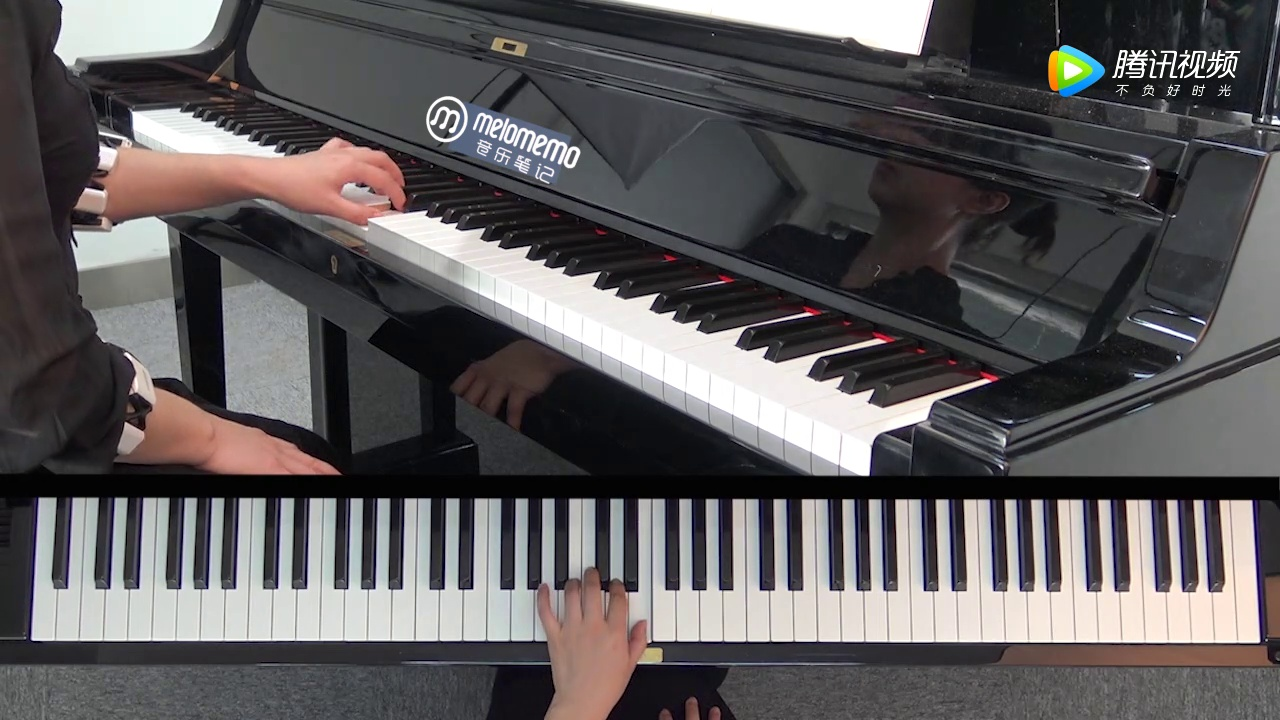
#> input picture 0146.jpg, 1280 x 720 px
$ python -i video2img.py   (imports and definitions only)
#> lines starting #> are read from the running program, lines starting #| are printed output that depends on the picture
import os
import cv2
from PIL import Image
import numpy as np
import argparse
from tqdm import tqdm

parser = argparse.ArgumentParser()
# [3 lines not run here, left out]

def img2video(path,size=(1280,720)):
    fourcc = cv2.VideoWriter_fourcc('m', 'p', '4', 'v')
    vw = cv2.VideoWriter('output.mp4', fourcc=fourcc, fps=25.0, frameSize=size)
    img_files = [os.path.join(path,x) for x in os.listdir(path)]
    img_files.sort()
    for file in img_files:
        f_read = cv2.imread(file)
        f_img = Image.fromarray(f_read)
        f_rs = f_img.resize(list(size),resample=Image.NONE)
        f_out = np.array(f_rs)
        vw.write(f_out)
    vw.release()


def readvideo2flipvideo(video_path,save_path):
#> called with video_path = '../../../0146.jpg', save_path = '../../../0146.jpg'
    capture = cv2.VideoCapture(video_path)
    if not capture.isOpened():
        raise ValueError('read video wrong')
    fps = capture.get(cv2.CAP_PROP_FPS)
    total_frames = int(capture.get(cv2.CAP_PROP_FRAME_COUNT))
    #print(fps)
    #return
    print(video_path)
    save_img_dir = os.path.join(os.path.split(save_path)[0],'images',os.path.basename(save_path).split('.')[0])
    if not os.path.exists(save_img_dir):
        os.makedirs(save_img_dir)
    else:return
    size = (int(capture.get(cv2.CAP_PROP_FRAME_WIDTH)),
            int(capture.get(cv2.CAP_PROP_FRAME_HEIGHT)))
    fourcc = cv2.VideoWriter_fourcc('m','p','4','v')
    videowriter = cv2.VideoWriter(save_path,fourcc=fourcc,fps=fps,frameSize=size)
    count = 0
    for idx in tqdm(range(total_frames)):
        ret,frame = capture.read()
        if not ret:
            break
        frame = cv2.flip(frame,-1)
        f_img = Image.fromarray(frame)
        f_re = f_img.resize(list(size),resample=Image.NONE)
        f_out = np.array(f_re)
        videowriter.write(f_out)
        save_img = os.path.join(save_img_dir,'{}.jpg'.format(str(count).zfill(4)))
        cv2.imwrite(save_img,f_out)
        count+=1
#> this loop made 1 pass
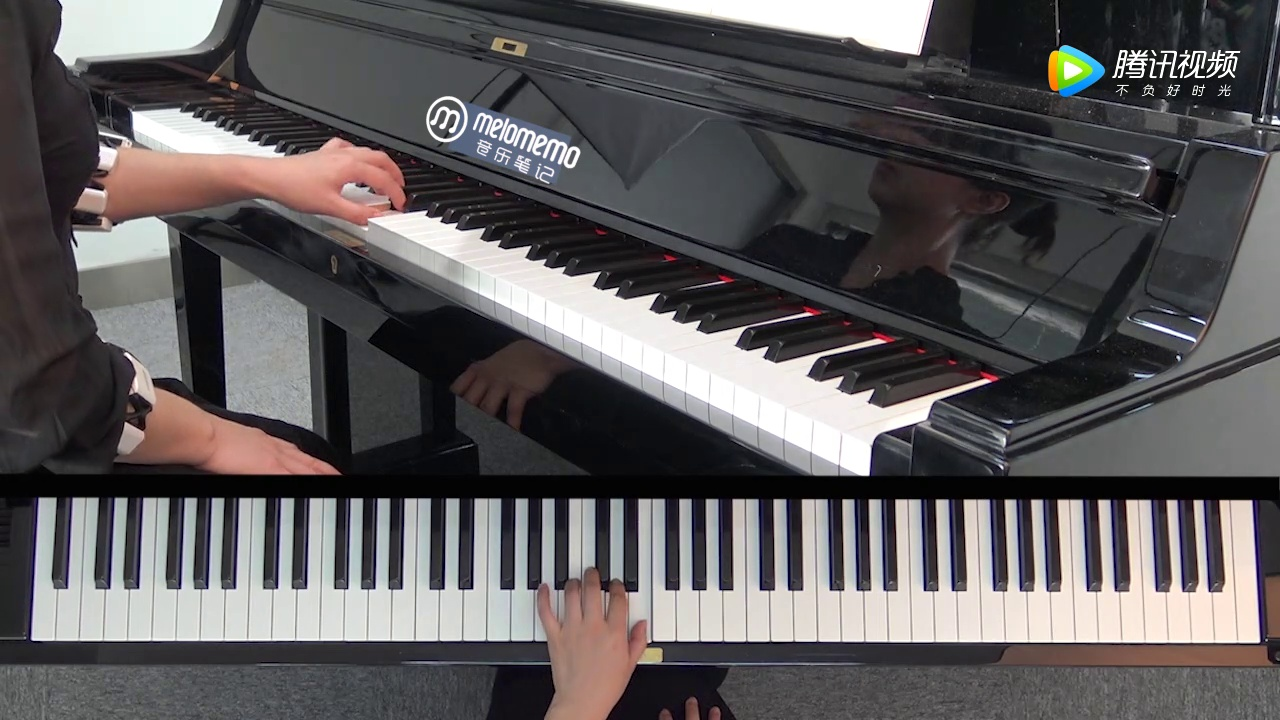
#> input picture 0146.jpg, 1280 x 720 px
#> pass 1, in readvideo2flipvideo, `frame = cv2.flip(frame,-1)`:
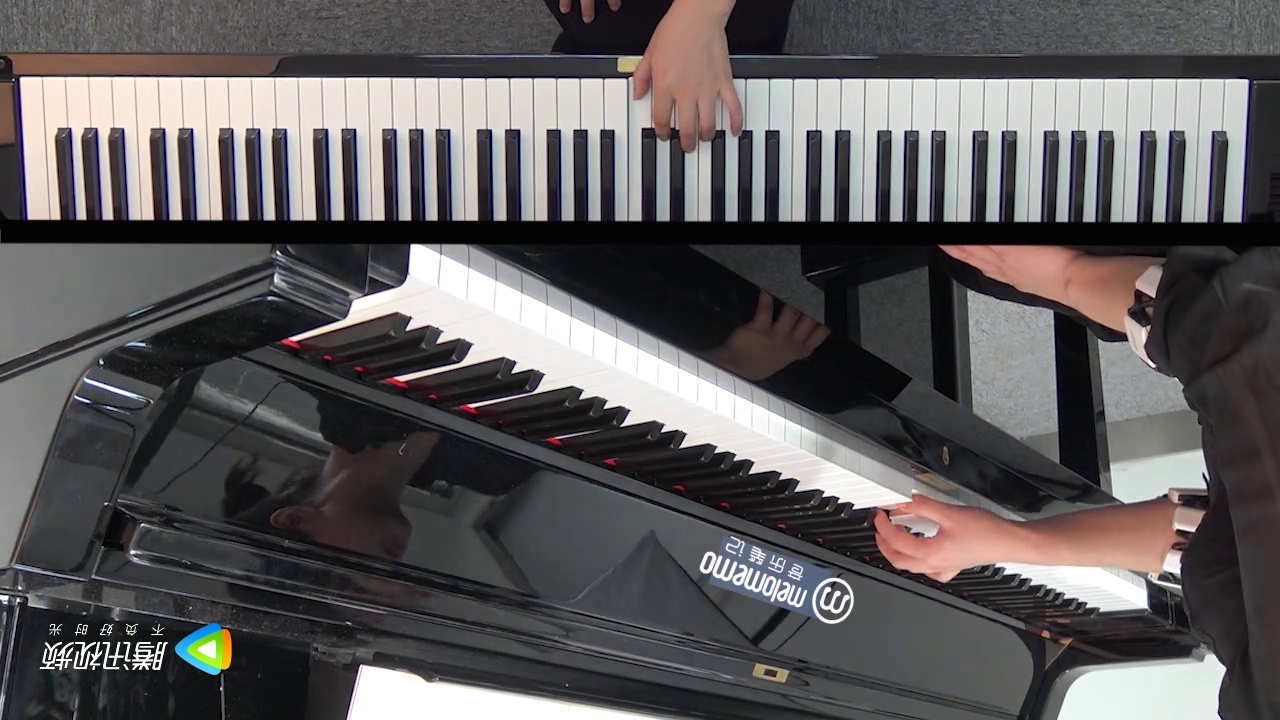
#> frame: shape (720, 1280, 3); mean B, G, R 92.9, 91.6, 94.7
#> after the loop, count = 1
    videowriter.release()


def list_wmvdir(path,wmv_files):
    subpaths = [os.path.join(path,x) for x in os.listdir(path)]
    for spath in subpaths:
        if os.path.isdir(spath):
            list_wmvdir(spath,wmv_files)
        elif spath.endswith('wmv') or spath.endswith('MP4'):
            wmv_files.append(spath)


def main(wmv_files):
    if isinstance(wmv_files,list):
        wmv_files.sort()
        for video_path in wmv_files:
            if 'wmv' in video_path:
                save_path = video_path.replace('wmv','mp4')
            elif 'MP4' in video_path:
                save_path = video_path.replace('MP4','mp4')
            readvideo2flipvideo(video_path,save_path)
    else:
        save_path = wmv_files.replace('MP4','mp4')
        print(save_path)
        readvideo2flipvideo(wmv_files,save_path)


# [7 lines not run here, left out]

>>> result = main('../../../0146.jpg')
